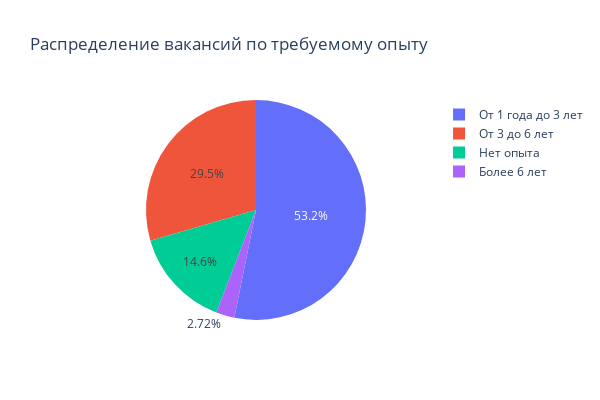

The notebook cell this image was saved under:
### Markdown cell above
В рамках анализа вакансий мы определили, что большинству (72%) вакансий характерено сочетание полного рабочего дня с полной занятостью, а на втором месте в 16% случаев встречается сочетание удалённой работы с полной занятостью. Можно продположить, что сейчас на рынке труда удалённая работа набирает популярность и чтобы это проверить можно провести дополнительное исследование, при наличии данных за различные промежутки времени. 

Также мы рассмотрели наши вакансии в разрезе требуемого опыта и определили, что в более чем 50% случаев его показатель - от 1 года до 3 лет. На представленном ниже графике показано полное распределение.

### Code cell
px.pie(result_4_5, 'experience', 'count', width=600, height=400, title='Распределение вакансий по требуемому опыту')

### Figure 1 — Plotly figure (JSON) as saved in the notebook; plotly's stock layout.template omitted (floating-point values rounded to 4 significant figures)
{"data": [{"domain": {"x": [0, 1], "y": [0, 1]}, "hovertemplate": "experience=%{label}<br>count=%{value}<extra></extra>", "labels": ["Более 6 лет", "Нет опыта", "От 3 до 6 лет", "От 1 года до 3 лет"], "legendgroup": "", "name": "", "showlegend": true, "type": "pie", "values": [1337, 7197, 14511, 26152]}], "layout": {"height": 400, "legend": {"tracegroupgap": 0}, "title": {"text": "Распределение вакансий по требуемому опыту"}, "width": 600}}
